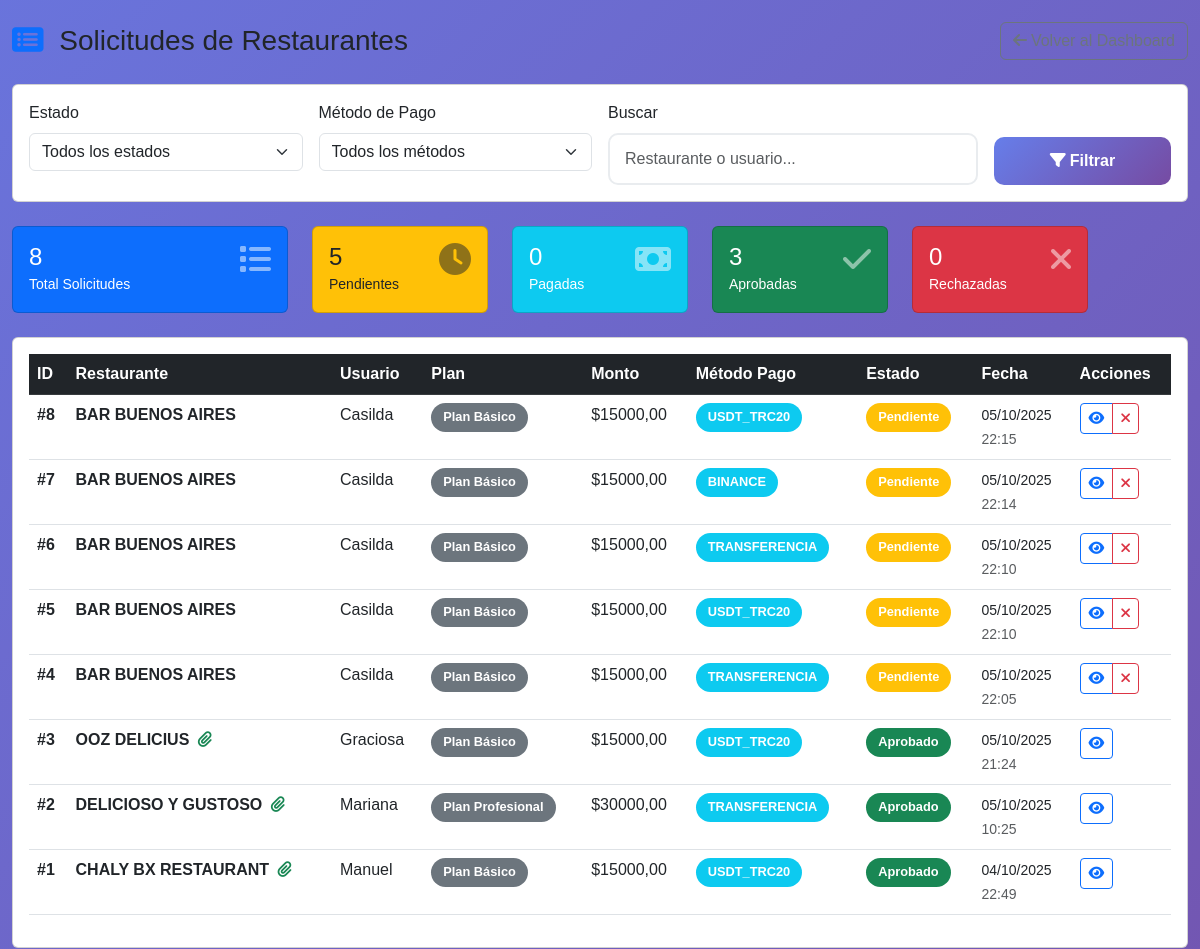
Before: /administracion/solicitudes/ (signed in, middle part) with the older database file.
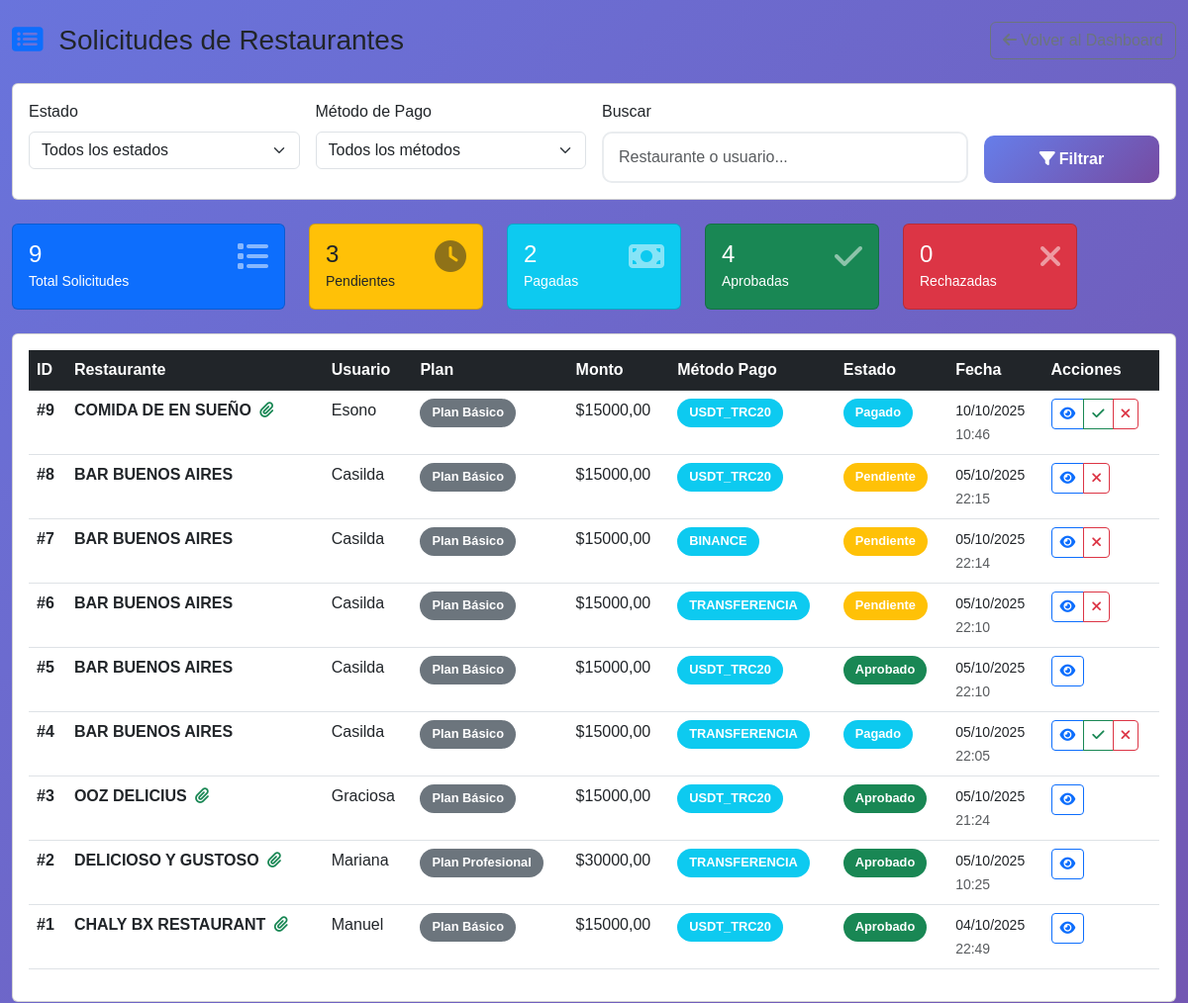
After: the same page with the newer database file.
### restaurant/models.py (models this page shows, shortened)
class SolicitudRestaurante(models.Model):
    ESTADOS = [
        ('PENDIENTE', 'Pendiente de Pago'),
        ('PAGADO', 'Pago Verificado'),
        ('APROBADO', 'Aprobado'),
        ('RECHAZADO', 'Rechazado'),
    ]
    METODOS_PAGO = [
        ('TRANSFERENCIA', 'Transferencia Bancaria'),
        ('USDT_TRC20', 'USDT TRC20'),
        ('BINANCE', 'Binance Pay'),
    ]
    usuario = models.ForeignKey(User, on_delete=models.CASCADE)
    nombre_restaurante = models.CharField(max_length=100)
    plan = models.ForeignKey(PlanRestaurante, on_delete=models.CASCADE)
    metodo_pago = models.CharField(max_length=20, choices=METODOS_PAGO)
    monto_pagado = models.DecimalField(max_digits=10, decimal_places=2)
    comprobante_pago = models.ImageField(upload_to='comprobantes/')
    estado = models.CharField(max_length=20, choices=ESTADOS, default='PENDIENTE')
    fecha_solicitud = models.DateTimeField(auto_now_add=True)
    fecha_aprobacion = models.DateTimeField(null=True, blank=True)

class PlanRestaurante(models.Model):
    nombre = models.CharField(max_length=100)
    descripcion = models.TextField()
    precio_mensual = models.DecimalField(max_digits=10, decimal_places=2)
    precio_anual = models.DecimalField(max_digits=10, decimal_places=2)
    activo = models.BooleanField(default=True)

### restaurant/views.py (the view)
# urls.py: path('administracion/solicitudes/', views.admin_solicitudes, name='admin_solicitudes'),
@staff_required
def admin_solicitudes(request):
    estado = request.GET.get('estado', '')
    metodo_pago = request.GET.get('metodo_pago', '')
    buscar = request.GET.get('buscar', '')
    solicitudes = SolicitudRestaurante.objects.all().order_by('-fecha_solicitud')
    if estado:
        solicitudes = solicitudes.filter(estado=estado)
    if metodo_pago:
        solicitudes = solicitudes.filter(metodo_pago=metodo_pago)
    if buscar:
        solicitudes = solicitudes.filter(
            Q(nombre_restaurante__icontains=buscar) |
            Q(usuario__username__icontains=buscar) |
            Q(usuario__email__icontains=buscar)
        )
    total_solicitudes = SolicitudRestaurante.objects.count()
    pendientes = SolicitudRestaurante.objects.filter(estado='PENDIENTE').count()
    pagadas = SolicitudRestaurante.objects.filter(estado='PAGADO').count()
    aprobadas = SolicitudRestaurante.objects.filter(estado='APROBADO').count()
    rechazadas = SolicitudRestaurante.objects.filter(estado='RECHAZADO').count()
    context = {
        'solicitudes': solicitudes,
        'total_solicitudes': total_solicitudes,
        'pendientes': pendientes,
        'pagadas': pagadas,
        'aprobadas': aprobadas,
        'rechazadas': rechazadas,
        'filtro_estado': estado,
        'filtro_metodo_pago': metodo_pago,
        'filtro_buscar': buscar,
    }
    return render(request, 'restaurant/admin_solicitudes.html', context)

### restaurant/templates/restaurant/admin_solicitudes.html (shortened to what this page needs)
{% extends 'restaurant/base_generic.html' %}
{% load static %}
{% block content %}
<div class="container-fluid py-4">
    <div class="d-flex justify-content-between align-items-center mb-4">
        <h1 class="h3 mb-0">
            <i class="fas fa-list-alt text-primary me-2"></i>
            Solicitudes de Restaurantes
        </h1>
        <div class="d-flex gap-2">
            <a href="{% url 'admin_dashboard' %}" class="btn btn-outline-secondary">
                <i class="fas fa-arrow-left me-1"></i>Volver al Dashboard
            </a>
        </div>
    </div>
    <div class="card mb-4">
        <div class="card-body">
            <form method="get" class="row g-3">
                <div class="col-md-3">
                    <label class="form-label">Estado</label>
                    <select name="estado" class="form-select">
                        <option value="">Todos los estados</option>
                    </select>
                </div>
                <div class="col-md-3">
                    <label class="form-label">Método de Pago</label>
                    <select name="metodo_pago" class="form-select">
                        <option value="">Todos los métodos</option>
                    </select>
                </div>
                <div class="col-md-4">
                    <label class="form-label">Buscar</label>
                    <input type="text" name="buscar" class="form-control" placeholder="Restaurante o usuario..." value="{{ filtro_buscar }}">
                </div>
                <div class="col-md-2 d-flex align-items-end">
                    <button type="submit" class="btn btn-primary w-100">
                        <i class="fas fa-filter me-1"></i>Filtrar
                    </button>
                </div>
            </form>
        </div>
    </div>
    <div class="row mb-4">
        <div class="col-md-3">
            <div class="card bg-primary text-white">
                <div class="card-body">
                    <div class="d-flex justify-content-between">
                        <div>
                            <h4 class="mb-0">{{ total_solicitudes }}</h4>
                            <small>Total Solicitudes</small>
                        </div>
                        <i class="fas fa-list fa-2x opacity-50"></i>
                    </div>
                </div>
            </div>
        </div>
        <div class="col-md-2">
            <div class="card bg-warning text-dark">
                <div class="card-body">
                    <div class="d-flex justify-content-between">
                        <div>
                            <h4 class="mb-0">{{ pendientes }}</h4>
                            <small>Pendientes</small>
                        </div>
                        <i class="fas fa-clock fa-2x opacity-50"></i>
                    </div>
                </div>
            </div>
        </div>
        <div class="col-md-2">
            <div class="card bg-info text-white">
                <div class="card-body">
                    <div class="d-flex justify-content-between">
                        <div>
                            <h4 class="mb-0">{{ pagadas }}</h4>
                            <small>Pagadas</small>
                        </div>
                        <i class="fas fa-money-bill fa-2x opacity-50"></i>
                    </div>
                </div>
            </div>
        </div>
        <div class="col-md-2">
            <div class="card bg-success text-white">
                <div class="card-body">
                    <div class="d-flex justify-content-between">
                        <div>
                            <h4 class="mb-0">{{ aprobadas }}</h4>
                            <small>Aprobadas</small>
                        </div>
                        <i class="fas fa-check fa-2x opacity-50"></i>
                    </div>
                </div>
            </div>
        </div>
        <div class="col-md-2">
            <div class="card bg-danger text-white">
                <div class="card-body">
                    <div class="d-flex justify-content-between">
                        <div>
                            <h4 class="mb-0">{{ rechazadas }}</h4>
                            <small>Rechazadas</small>
                        </div>
                        <i class="fas fa-times fa-2x opacity-50"></i>
                    </div>
                </div>
            </div>
        </div>
    </div>
    <div class="card">
        <div class="card-body">
            {% if solicitudes %}
            <div class="table-responsive">
                <table class="table table-hover">
                    <thead class="table-dark">
                        <tr>
                            <th>ID</th>
                            <th>Restaurante</th>
                            <th>Usuario</th>
                            <th>Plan</th>
                            <th>Monto</th>
                            <th>Método Pago</th>
                            <th>Estado</th>
                            <th>Fecha</th>
                            <th>Acciones</th>
                        </tr>
                    </thead>
                    <tbody>
                        {% for solicitud in solicitudes %}
                        <tr>
                            <td><strong>#{{ solicitud.id }}</strong></td>
                            <td>
                                <strong>{{ solicitud.nombre_restaurante }}</strong>
                                {% if solicitud.comprobante_pago %}
                                <i class="fas fa-paperclip text-success ms-1" title="Comprobante subido"></i>
                                {% endif %}
                            </td>
                            <td>
                                {{ solicitud.usuario.username }}
                                <br>
                            </td>
                            <td>
                                <span class="badge bg-secondary">{{ solicitud.plan.nombre }}</span>
                            </td>
                            <td>${{ solicitud.monto_pagado }}</td>
                            <td>
                                <span class="badge bg-info">{{ solicitud.metodo_pago }}</span>
                            </td>
                            <td>
                                {% if solicitud.estado == 'PENDIENTE' %}
                                    <span class="badge bg-warning">Pendiente</span>
                                {% elif solicitud.estado == 'PAGADO' %}
                                    <span class="badge bg-info">Pagado</span>
                                {% elif solicitud.estado == 'APROBADO' %}
                                    <span class="badge bg-success">Aprobado</span>
                                {% elif solicitud.estado == 'RECHAZADO' %}
                                    <span class="badge bg-danger">Rechazado</span>
                                {% endif %}
                            </td>
                            <td>
                                <small>{{ solicitud.fecha_solicitud|date:"d/m/Y" }}</small>
                                <br>
                                <small class="text-muted">{{ solicitud.fecha_solicitud|date:"H:i" }}</small>
                            </td>
                            <td>
                                <div class="btn-group">
                                    <a href="{% url 'detalle_solicitud' solicitud.id %}"
                                       class="btn btn-sm btn-outline-primary"
                                       title="Ver detalles">
                                        <i class="fas fa-eye"></i>
                                    </a>
                                    {% if solicitud.estado == 'PAGADO' %}
                                    <a href="{% url 'aprobar_solicitud' solicitud.id %}"
                                       class="btn btn-sm btn-outline-success"
                                       title="Aprobar solicitud">
                                        <i class="fas fa-check"></i>
                                    </a>
                                    {% endif %}
                                    {% if solicitud.estado != 'RECHAZADO' and solicitud.estado != 'APROBADO' %}
                                    <a href="{% url 'rechazar_solicitud' solicitud.id %}"
                                       class="btn btn-sm btn-outline-danger"
                                       title="Rechazar solicitud">
                                        <i class="fas fa-times"></i>
                                    </a>
                                    {% endif %}
                                </div>
                            </td>
                        </tr>
                        {% endfor %}
                    </tbody>
                </table>
            </div>
            {% else %}
            <div class="text-center py-5">
                <i class="fas fa-inbox fa-4x text-muted mb-3"></i>
                <h4 class="text-muted">No hay solicitudes</h4>
                <p class="text-muted">No se encontraron solicitudes con los filtros aplicados.</p>
            </div>
            {% endif %}
        </div>
    </div>
</div>
{% endblock %}

### restaurant/templates/restaurant/base_generic.html (shortened to what this page needs)
{% load static %}
<!DOCTYPE html>
<html lang="es">
<head>
    <link href="https://cdn.jsdelivr.net/npm/bootstrap@5.3.0/dist/css/bootstrap.min.css" rel="stylesheet">
    <link rel="stylesheet" href="https://cdnjs.cloudflare.com/ajax/libs/font-awesome/6.0.0/css/all.min.css">
    <link rel="stylesheet" href="{% static 'css/style.css' %}">
</head>
<body>
    <main>
        {% block content %}
        {% endblock %}
    </main>
</body>
</html>

### static/css/style.css (style rules this page uses)
* { margin: 0; padding: 0; box-sizing: border-box; }
body { font-family: 'Arial', sans-serif; background: linear-gradient(135deg, #667eea 0%, #764ba2 100%); min-height: 100vh; }
a { color: #667eea; text-decoration: none; transition: color 0.3s ease; }
.form-control { border: 2px solid #e9ecef; border-radius: 10px; padding: 12px 15px; transition: all 0.3s ease; }
.btn-primary { background: linear-gradient(135deg, #667eea 0%, #764ba2 100%); border: none; border-radius: 10px; padding: 12px 30px; font-weight: 600; transition: all 0.3s ease; }
.badge { padding: 8px 12px; border-radius: 20px; font-size: 0.8rem; }

Changed rows visible on the page:
added SolicitudRestaurante: id "9", nombre_restaurante "COMIDA DE EN SUEÑO", usuario.username "Esono", plan.nombre "Plan Básico", monto_pagado "15000,00", metodo_pago "USDT_TRC20", estado "Pagado", fecha_solicitud "10/10/2025", fecha_solicitud "10:46"
changed SolicitudRestaurante id 5: estado "Pendiente" → "Aprobado"
changed SolicitudRestaurante id 4: estado "Pendiente" → "Pagado"
Other visible differences:
{{ total_solicitudes }}: "8" → "9"
{{ pendientes }}: "5" → "3"
{{ pagadas }}: "0" → "2"
{{ aprobadas }}: "3" → "4"
